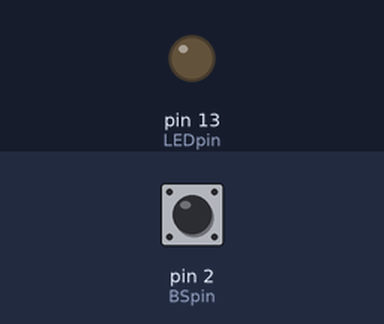
This sketch was run on a simulated Arduino Uno, built with avr-gcc and run on an emulated ATmega328P. On the bench: output pins drawn as LEDs (lit = HIGH). The test bench sets the inputs (shaded band); at power-on: pin 2 (BSpin) HIGH.

Above: at 1.2 s.
1.3 s: pin 2 (BSpin) pulled LOW for 0.15 s
At 1.37 s:
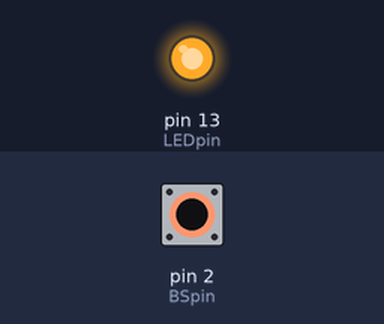
2.9 s: pin 2 (BSpin) pulled LOW for 3.2 s
At 7.3 s:
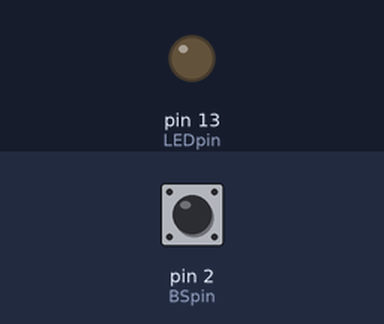
Timing chart, 0 to 8.8 s (numbered marks = the images above; inputs shaded):
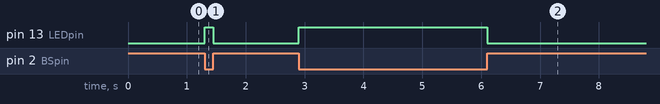

The sketch:

BallSwitch.ino
```cpp
const int LEDpin = 13; // built in
const int BSpin = 2;

void setup()
{
    pinMode(LEDpin, OUTPUT);
    pinMode(BSpin, INPUT);
    digitalWrite(BSpin, HIGH);
}

void loop()
{
    int digitalVal = digitalRead(BSpin);
    if (HIGH == digitalVal)
    {
        digitalWrite(LEDpin, LOW); // Turn LED off
    }
    else
    {
        digitalWrite(LEDpin, HIGH); // Turn LED on
    }
}
```

Measured:
- after the input at 1.3 s, pin 13 (LEDpin): LOW → HIGH at once, → LOW 0.15 s later
- after the input at 2.9 s, pin 13 (LEDpin): LOW → HIGH at once, → LOW 3.2 s later
